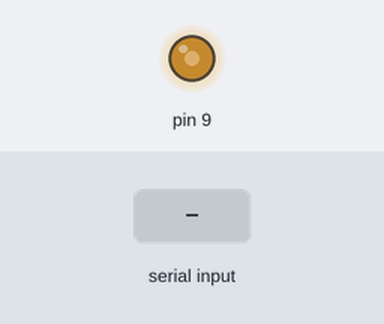
Simulated run of this sketch. Board: Arduino Uno, built with avr-gcc and run on an emulated ATmega328P. Parts: output pins drawn as LEDs (lit = HIGH). Inputs (shaded band) come from the test bench. What the sketch prints to the serial monitor is not drawn.

Above: at 1.4 s.
1.5 s: "90,45\n" received over Serial
3.0 s: "5\n" received over Serial
At 3.4 s:
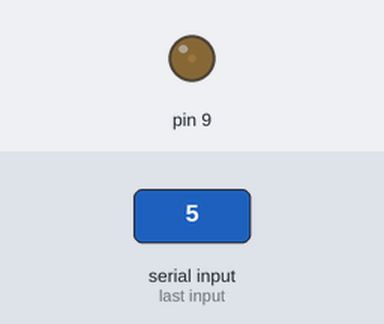
4.5 s: "0\n" received over Serial
Timing chart, 0 to 7.5 s (numbered marks = the images above; inputs shaded):
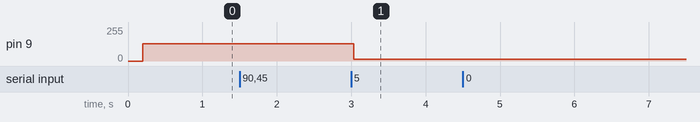

Measured:
- after the input at 1.5 s, every drawn part: stays the same
- after the input at 3.0 s, pin 9: 128/255 → 12/255 at once
- after the input at 4.5 s, every drawn part: stays the same

The sketch:

WM_Signal_generator_5V_arduino_nanoSignal_Generator_1Hz-1MHz.ino
```cpp
//Arduino Signal generator 1Hz-1MHz, PWM 0%-100%, minimum on/off time 0.2µs
//Arduino Nano/Uno D9 is output, use Serial monitor at 9600 to enter freq/duty%
#include <TimerOne.h>
unsigned long t = 1000; // default 1000 μs (1000 Hz)
unsigned long k = 512;  // default duty cycle 50%
unsigned long f;
unsigned long dutyCycle = 50;
const unsigned long maxFrequency = 1000000; // 1 MHz
const unsigned long minFrequency = 1; // 1 Hz
const unsigned long maxDutyCycle = 100; // 100%
const unsigned long minDutyCycle = 0; // 0%
const float MIN_ON_TIME = 0.2; // 0.2 us

void setup() {
  delay(200);//prevent serial to print garbage
  Serial.begin(9600);
  pinMode(9, OUTPUT);
  setPWM();
  Serial.println("Signal generator 1Hz-1MHz, 0-100% dutycycle, min Ton/Toff 0.2µs");
}

void loop() {
  readFrequency ();   // Read the frequency input from the serial monitor
  readDutycycle ();   // Read the duty cycle input from the serial monitor
  checkOnOfftime(); //check if on/off time is within limits
  setPWM();
}

void readFrequency () {
  Serial.print("Enter Frequency 1 to 1000000 [Hz]: ");
  while (Serial.available() == 0) ; //stay in infinite while loop until something is entered in the serial monitor
  String input = Serial.readStringUntil('\n');
  Serial.println(  input + " Hz ");
  f = input.toInt();
  if (f >= minFrequency && f <= maxFrequency) {
    t = 1000000 / f; // Calculate period in microseconds
  }
  else {
    Serial.println("Frequency is out of range! Please try again ");
    readFrequency ();//function calls itself, bad coding ;-)
  }
}

void readDutycycle () {
  Serial.print("Enter Dutycycle 0 to 100     [% ]: ");
  while (Serial.available() == 0) ; //stay in infinite while loop until something is entered in the serial monitor
  String input = Serial.readStringUntil('\n');
  Serial.println(  input + " % ");
  dutyCycle = input.toInt();
  if (dutyCycle >= minDutyCycle && dutyCycle <= maxDutyCycle ) {
    k = (dutyCycle * 1024) / 100; // Calculate duty cycle for Timer1.pwm
  }
  else {
    Serial.println("Dutycycle is out of range! Please try again ");
    readDutycycle ();//function calls itself, bad coding ;-)
  }
}

void checkOnOfftime() {
  float onTimeMicros = 1000000.0f * ((dutyCycle / 100.0f) / f);
  float offTimeMicros = 1000000.0f * ((1 - (dutyCycle / 100.0f)) / f);

  if (onTimeMicros >= MIN_ON_TIME  && offTimeMicros >= MIN_ON_TIME || offTimeMicros == 0 || onTimeMicros == 0) {
    Serial.println("Output updated to:  ");
    Serial.print("Frequency: ");
    Serial.print(f);
    Serial.print("Hz, Dutycycle: ");
    Serial.print(dutyCycle);
    Serial.print("%, Ton: ");
    Serial.print(onTimeMicros);
    Serial.print("µs, Toff: ");
    Serial.print(offTimeMicros);
    Serial.println("µs");
    setPWM();
  }
  else {
    Serial.println("On/Off-Time too short. Please try again");

  }
}

void   setPWM() {
  Timer1.initialize(t);
  Timer1.pwm(9, k);
}
```
